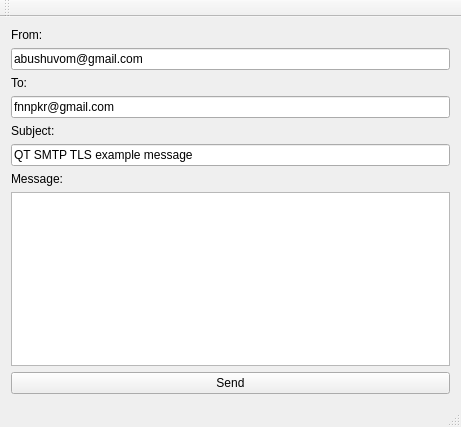
<?xml version="1.0" encoding="UTF-8"?>
<ui version="4.0">
 <class>MainWindow</class>
 <widget class="QMainWindow" name="MainWindow">
  <property name="geometry">
   <rect>
    <x>0</x>
    <y>0</y>
    <width>461</width>
    <height>427</height>
   </rect>
  </property>
  <property name="windowTitle">
   <string>Qt Mail Service</string>
  </property>
  <widget class="QWidget" name="centralWidget">
   <layout class="QVBoxLayout" name="verticalLayout">
    <item>
     <widget class="QLabel" name="label">
      <property name="text">
       <string>From:</string>
      </property>
      <property name="buddy">
       <cstring>lineEdit_from</cstring>
      </property>
     </widget>
    </item>
    <item>
     <widget class="QLineEdit" name="lineEdit_from">
      <property name="text">
       <string>abushuvom@gmail.com</string>
      </property>
     </widget>
    </item>
    <item>
     <widget class="QLabel" name="label_2">
      <property name="text">
       <string>To:</string>
      </property>
      <property name="buddy">
       <cstring>lineEdit_to</cstring>
      </property>
     </widget>
    </item>
    <item>
     <widget class="QLineEdit" name="lineEdit_to">
      <property name="text">
       <string>fnnpkr@gmail.com</string>
      </property>
     </widget>
    </item>
    <item>
     <widget class="QLabel" name="label_3">
      <property name="text">
       <string>Subject:</string>
      </property>
      <property name="buddy">
       <cstring>lineEdit_subject</cstring>
      </property>
     </widget>
    </item>
    <item>
     <widget class="QLineEdit" name="lineEdit_subject">
      <property name="text">
       <string>QT SMTP TLS example message</string>
      </property>
     </widget>
    </item>
    <item>
     <widget class="QLabel" name="label_4">
      <property name="text">
       <string>Message:</string>
      </property>
      <property name="buddy">
       <cstring>textEdit_message</cstring>
      </property>
     </widget>
    </item>
    <item>
     <widget class="QTextEdit" name="textEdit_message"/>
    </item>
    <item>
     <widget class="QPushButton" name="pushButton_send">
      <property name="text">
       <string>Send</string>
      </property>
     </widget>
    </item>
   </layout>
  </widget>
  <widget class="QMenuBar" name="menuBar">
   <property name="geometry">
    <rect>
     <x>0</x>
     <y>0</y>
     <width>461</width>
     <height>19</height>
    </rect>
   </property>
  </widget>
  <widget class="QToolBar" name="mainToolBar">
   <attribute name="toolBarArea">
    <enum>TopToolBarArea</enum>
   </attribute>
   <attribute name="toolBarBreak">
    <bool>false</bool>
   </attribute>
  </widget>
  <widget class="QStatusBar" name="statusBar"/>
 </widget>
 <layoutdefault spacing="6" margin="11"/>
 <resources/>
 <connections/>
</ui>
